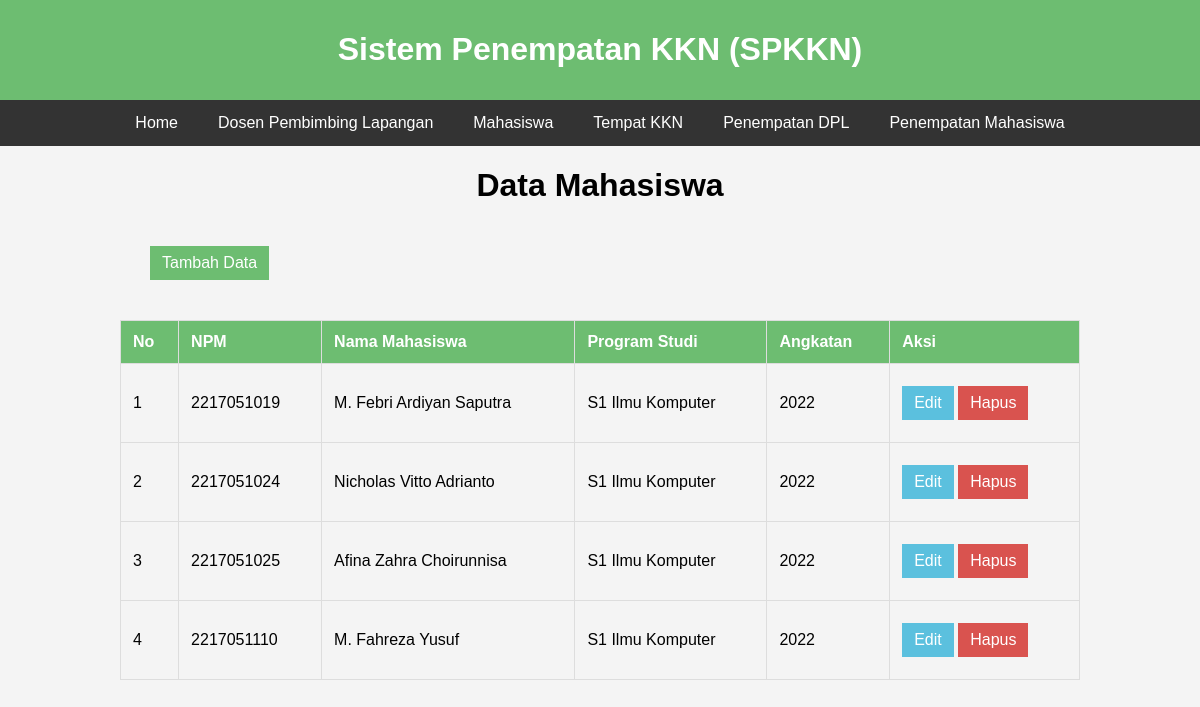
/data_mhs/index.php, run on the app's committed database.
### tables this page shows
CREATE TABLE `mahasiswa` (
  `npm` bigint(11) NOT NULL,
  `nama_mahasiswa` varchar(32) NOT NULL,
  `prodi` varchar(50) NOT NULL,
  `angkatan` int(4) NOT NULL
);

### data_mhs/index.php (the view, shortened to what this page needs)
<?php
include "../config.php";
?>
<!DOCTYPE html>
<html lang="en">
<head>
    <link rel="stylesheet" style="text/css" href="stylemhs.css">
</head>
<body>
<div class="container">
        <div class="header">
            <h1>Sistem Penempatan KKN (SPKKN)</h1>
        </div>
        <nav class="navbar">
            <a href="../">Home</a>
            <a href="../data_dpl/index.php">Dosen Pembimbing Lapangan</a>
            <a href="#">Mahasiswa</a>
            <a href="../data_tempat/">Tempat KKN</a>
            <a href="../data_penempatan_dpl/">Penempatan DPL</a>
            <a href="../data_penempatan_mhs/">Penempatan Mahasiswa</a>
        </nav>
        <div class="mt-4">
            <h1>Data Mahasiswa</h1>
            <a href="tambah.php" class="btn btn-primary">Tambah Data</a>
            <table class="table">
                <thead>
                    <tr>
                        <th>No</th>
                        <th>NPM</th>
                        <th>Nama Mahasiswa</th>
                        <th>Program Studi</th>
                        <th>Angkatan</th>
                        <th>Aksi</th>
                    </tr>
                </thead>
                <tbody>
                    <?php
                        $nomor = 1;
                        $result = $conn->query("SELECT * FROM mahasiswa;");
                        while($row = $result->fetch_assoc()) {
                            echo "<tr>
                                <td>".$nomor."</td>
                                <td>".$row["npm"]."</td>
                                <td>".$row["nama_mahasiswa"]."</td>
                                <td>".$row["prodi"]."</td>
                                <td>".$row["angkatan"]."</td>
                                <td>
                                    <a href='edit.php?npm=".$row['npm']."' class='btn btn-info'>Edit</a>
                                    <a href='hapus.php?npm=".$row['npm']."' class='btn btn-danger' onclick=\"return confirm('Apakah benar mau menghapus data ini?');\">Hapus</a>
                                </td>
                            </tr>";
                            $nomor++;
                        }
                    ?>
                </tbody>
            </table>
        </div>
    </div>
</body>
</html>

### data_mhs/stylemhs.css (style rules this page uses)
body { font-family: Arial, sans-serif; margin: 0; padding: 0; background-color: #f4f4f4; }
.container { width: 100%; margin: auto; overflow: hidden; }
.header { background-color: rgba(76, 175, 80, 0.8); color: #fff; padding: 10px 0; text-align: center; }
.navbar { display: flex; justify-content: center; background: #333; }
.navbar a { color: white; padding: 14px 20px; text-decoration: none; text-align: center; }
.mt-4 { display: flex; flex-direction: column; justify-content: center; align-items: center; gap: 10px; }
.table { width: 80%; border-collapse: collapse; margin: 20px 0; }
.table th, .table td { padding: 12px; border: 1px solid #ddd; text-align: left; }
.table th { background-color: rgba(76, 175, 80, 0.8); color: white; }
.btn { display: inline-block; padding: 8px 12px; color: white; text-decoration: none; margin-top: 10px; margin-bottom: 10px; }
.btn-primary { align-self: baseline; margin-left: 150px; background-color: rgba(76, 175, 80, 0.8); }
.btn-info { background: #5bc0de; }
.btn-danger { background: #d9534f; }

### data on the page
mahasiswa: npm "2217051019", nama_mahasiswa "M. Febri Ardiyan Saputra", prodi "S1 Ilmu Komputer", angkatan "2022"
mahasiswa: npm "2217051024", nama_mahasiswa "Nicholas Vitto Adrianto", prodi "S1 Ilmu Komputer", angkatan "2022"
mahasiswa: npm "2217051025", nama_mahasiswa "Afina Zahra Choirunnisa", prodi "S1 Ilmu Komputer", angkatan "2022"
mahasiswa: npm "2217051110", nama_mahasiswa "M. Fahreza Yusuf", prodi "S1 Ilmu Komputer", angkatan "2022"
